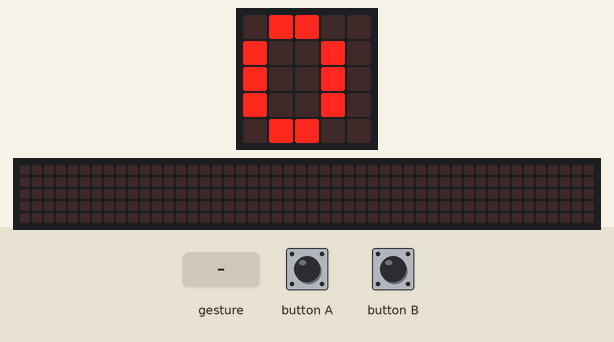
Simulated run of this program. Board: BBC micro:bit (MakeCode). On the bench: the board's 5×5 LED display, a strip that is not on the board, showing the scrolling text unrolled. Inputs (shaded band) come from the test bench. Random numbers come from a fixed seed; a tilt is held for 1.5 s and a shake lasts 1 s, then the board lies face up again; the 48×5 strip is a reading aid, not a part: it shows the text the display is scrolling, unrolled, one strip-width of it at a time.

Above: at 1.9 s.
2.0 s: button A pressed for 0.15 s
At 2.36 s:
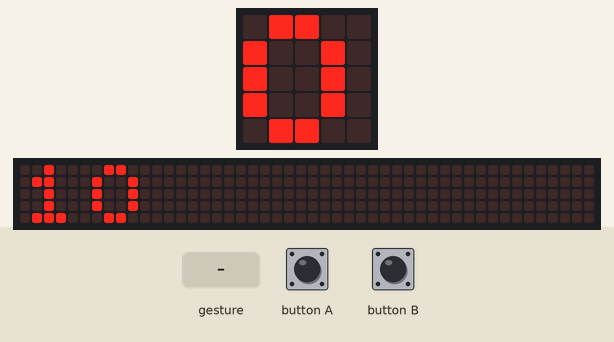
2.7 s: gesture 'shake'
At 5.5 s:
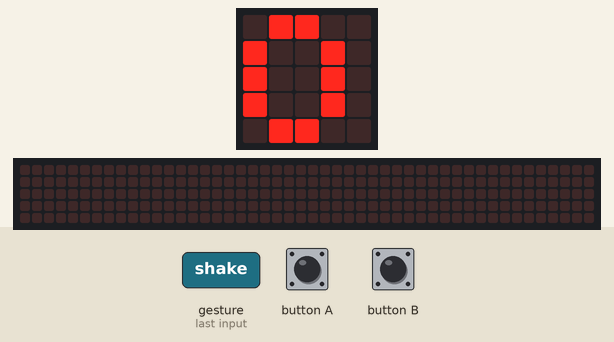
5.7 s: button B pressed for 0.15 s
At 7.6 s:
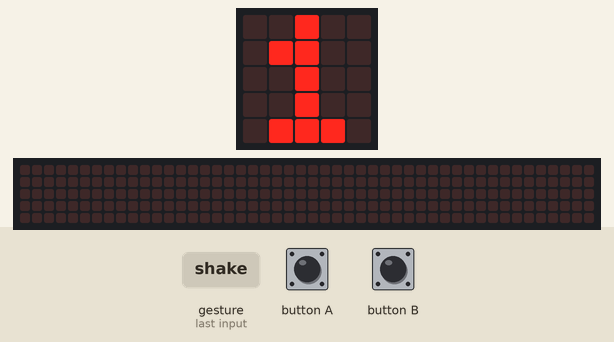
8.0 s: button A pressed for 0.15 s
8.7 s: button B pressed for 0.15 s
At 9.4 s:
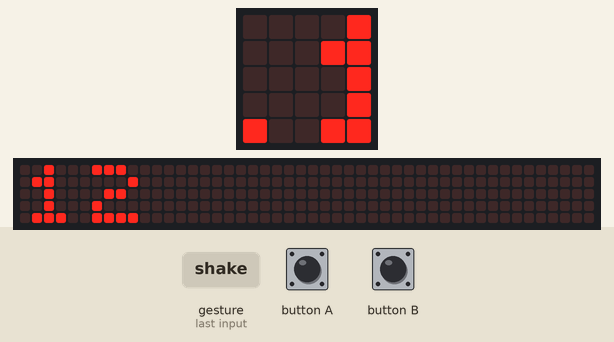
Timing chart, 0 to 10.4 s (numbered marks = the images above; inputs shaded):
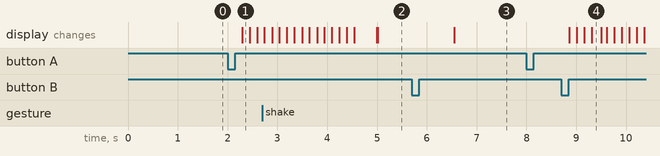

Measured:
- after the input at 2.0 s, the display: changes after 0.29 s (image 1)
- after the input at 5.7 s, the display: changes after 0.85 s (image 3)
- after the input at 8.0 s, every drawn part: stays the same

The program:

main.ts
```typescript
input.onButtonPressed(Button.A, function () {
    numero_introducido += 10
})
input.onGesture(Gesture.Shake, function () {
    numero_introducido = 0
    numero_a_adivinar = randint(1, 99)
})
input.onButtonPressed(Button.B, function () {
    numero_introducido += 1
})
let numero_a_adivinar = 0
let numero_introducido = 0
numero_introducido = 0
basic.showString("" + (numero_introducido))
basic.forever(function () {
    basic.showString("" + (numero_introducido))
})
```

test.ts
```typescript
// aquí va el archivo "tests"; esto no se compilará cuando este paquete se utilice como una extensión.
```
